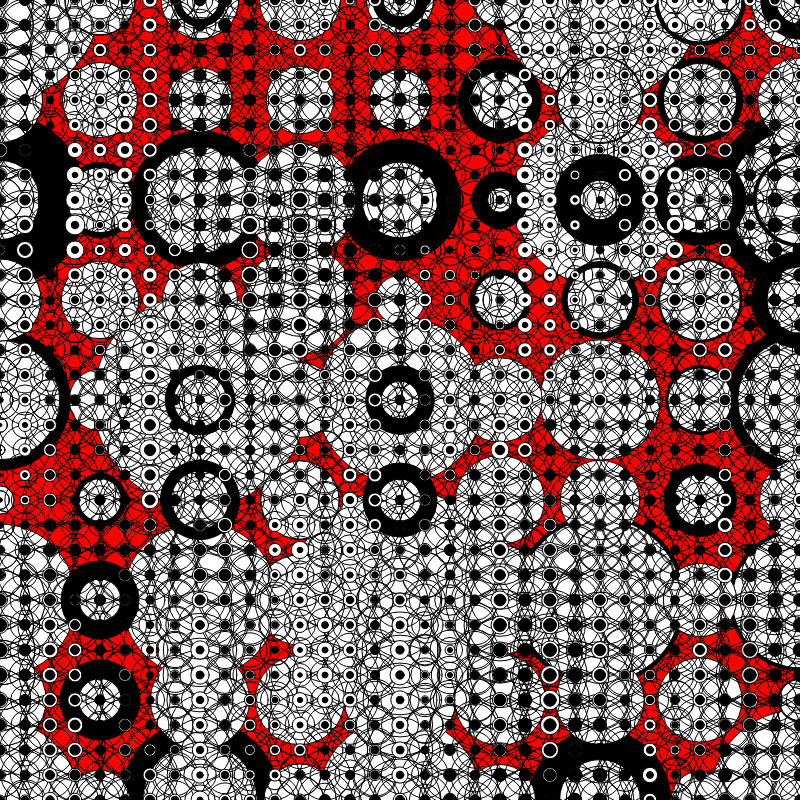
Frame 1 (no input)
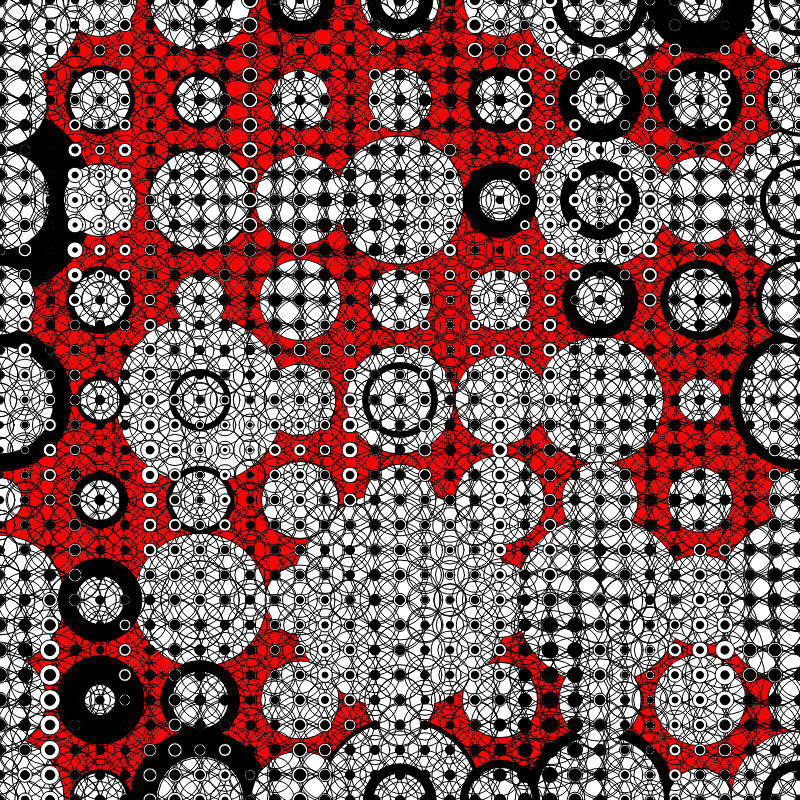
Frame 60 (no input)
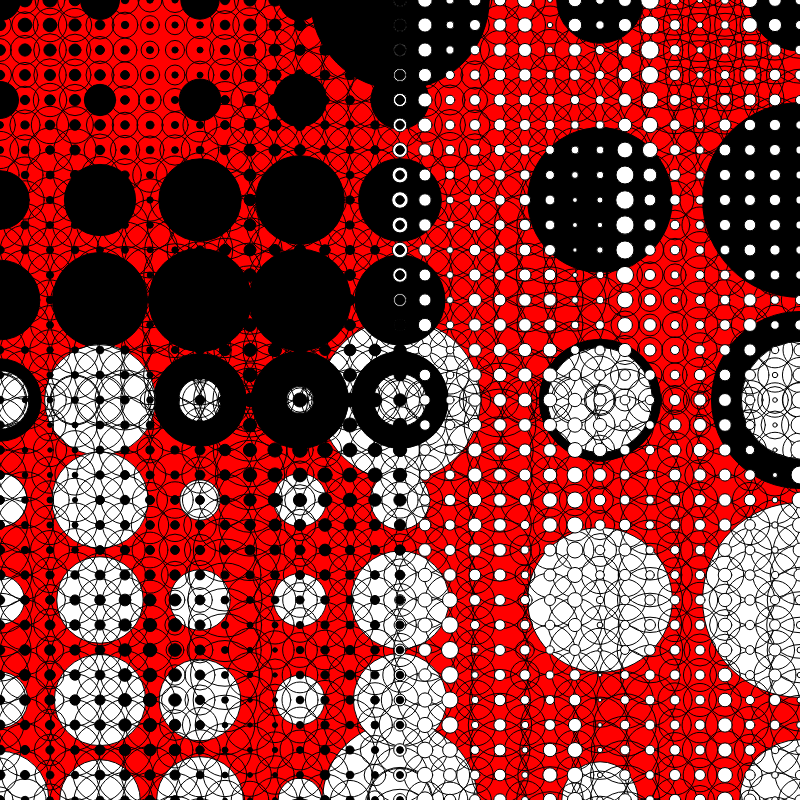
Frame 120 (the mouse pressed at the canvas centre since frame 60)

The p5.js sketch that drew these frames (run headless with seeded random() and noise() and a simulated clock; from frame 60 on, the mouse is pressed at the canvas centre):

// p5.js sketch
// ── sketch.js
var time = 0;
var myRandomNumX;
var myRandomNumY;


function setup() {
  createCanvas(800, 800);
  colorMode(HSB, 360, 255, 255);
  circleY=250;
  circleX=250;
  circleXspeed=60;
  circleYspeed=35;
}

function draw() {
  background(mouseX,255,255);
  var circleSize = 10;
  var circleSpace = 20;
  time = time + 0.007;
                                                           //this is for gap
  for (var circleY = 0; circleY <= height; circleY = circleY + 200) {
    for(var circleX = 0; circleX <= width; circleX = circleX + 200) {
      //circleSize = random(1, 10);
      //circleSize = (Math.cos(circleX * 0.1) + Math.sin(circleY * 0.1) + 3) * 2;
      //circleSize = (Math.sin(circleY * circleX) + 1.0) * 3.0;
      var noiseVal = noise( circleX * 0.1, circleY * 0.003, time );
      circleSize = noiseVal * 300.0;
      ellipse(circleX+mouseX, circleY-mouseX, circleSize, circleSize);
      fill(0,255,0);
    }
  }
  for (var circleY = 0; circleY <= height; circleY = circleY + 200) {
    for(var circleX = 0; circleX <= width; circleX = circleX + 200) {
      //circleSize = random(1, 10);
      //circleSize = (Math.cos(circleX * 0.1) + Math.sin(circleY * 0.1) + 3) * 2;
      //circleSize = (Math.sin(circleY * circleX) + 1.0) * 3.0;
      var noiseVal = noise( circleX * 0.1, circleY * 0.009, time );
      circleSize = noiseVal * 300;
      fill(0,0,255);
      ellipse(circleX+mouseX, circleY+mouseX, circleSize, circleSize);
    }
  }
  for (var circleY = 0; circleY <= height; circleY = circleY + 100) {
    for(var circleX = 0; circleX <= width; circleX = circleX + 100) {
      //circleSize = random(1, 10);
      //circleSize = (Math.cos(circleX * 0.1) + Math.sin(circleY * 0.1) + 3) * 2;
      //circleSize = (Math.sin(circleY * circleX) + 1.0) * 3.0;
      var noiseVal = noise( circleX * 0.003, circleY * 0.00451, time );
      circleSize = noiseVal * 150.0;
      fill(0,255,0);
      ellipse(circleX-mouseX, circleY-mouseX, circleSize, circleSize);
    }
  }  for (var circleY = 0; circleY <= height; circleY = circleY + 100) {
      for(var circleX = 0; circleX <= width; circleX = circleX + 100) {
        //circleSize = random(1, 10);
        //circleSize = (Math.cos(circleX * 0.1) + Math.sin(circleY * 0.1) + 3) * 2;
        //circleSize = (Math.sin(circleY * circleX) + 1.0) * 3.0;
        var noiseVal = noise( circleX * 0.1, circleY * 0.00451, time );
        circleSize = noiseVal * 150.0;
        fill(0,0,255);
        ellipse(circleX-mouseX, circleY+mouseX, circleSize, circleSize);
      }
    }
    for (var circleY = 0; circleY <= height; circleY = circleY + 25) {
      for(var circleX = 0; circleX <= width; circleX = circleX + 25) {
        //circleSize = random(1, 10);
        //circleSize = (Math.cos(circleX * 0.1) + Math.sin(circleY * 0.1) + 3) * 2;
        //circleSize = (Math.sin(circleY * circleX) + 1.0) * 3.0;
        var noiseVal = noise( circleX * 0.1, circleY * 0.00451, time );
        circleSize = noiseVal * 100.0;
        noFill();
        ellipse(circleX, circleY+mouseX, circleSize, circleSize);
      }
    }
    for (var circleY = 0; circleY <= height; circleY = circleY + 25) {
      for(var circleX = 0; circleX <= width; circleX = circleX + 25) {
        //circleSize = random(1, 10);
        //circleSize = (Math.cos(circleX * 0.1) + Math.sin(circleY * 0.1) + 3) * 2;
        //circleSize = (Math.sin(circleY * circleX) + 1.0) * 3.0;
        var noiseVal = noise( circleX * 0.009, circleY * 0.00451, time );
        circleSize = noiseVal * 100.0;
        noFill();
        ellipse(circleX, circleY-mouseX, circleSize, circleSize);
      }
    }
    for (var circleY = 0; circleY <= height; circleY = circleY + 25) {
      for(var circleX = 0; circleX <= width; circleX = circleX + 25) {
        //circleSize = random(1, 10);
        //circleSize = (Math.cos(circleX * 0.1) + Math.sin(circleY * 0.1) + 3) * 2;
        //circleSize = (Math.sin(circleY * circleX) + 1.0) * 3.0;
        var noiseVal = noise( circleX * 0.1, circleY * 0.00451, time );
        circleSize = noiseVal * 25.0;
        fill(0,0,255);
        ellipse(circleX+mouseX, circleY, circleSize, circleSize);
      }
    }
    for (var circleY = 0; circleY <= height; circleY = circleY + 25) {
      for(var circleX = 0; circleX <= width; circleX = circleX + 25) {
        //circleSize = random(1, 10);
        //circleSize = (Math.cos(circleX * 0.1) + Math.sin(circleY * 0.1) + 3) * 2;
        //circleSize = (Math.sin(circleY * circleX) + 1.0) * 3.0;
        var noiseVal = noise( circleX * 0.009, circleY * 0.00451, time );
        circleSize = noiseVal * 20.0;
        fill(0,255,0);
        ellipse(circleX-mouseX, circleY, circleSize, circleSize);
      }
    }
}
//counter color or all diifrent coloor
